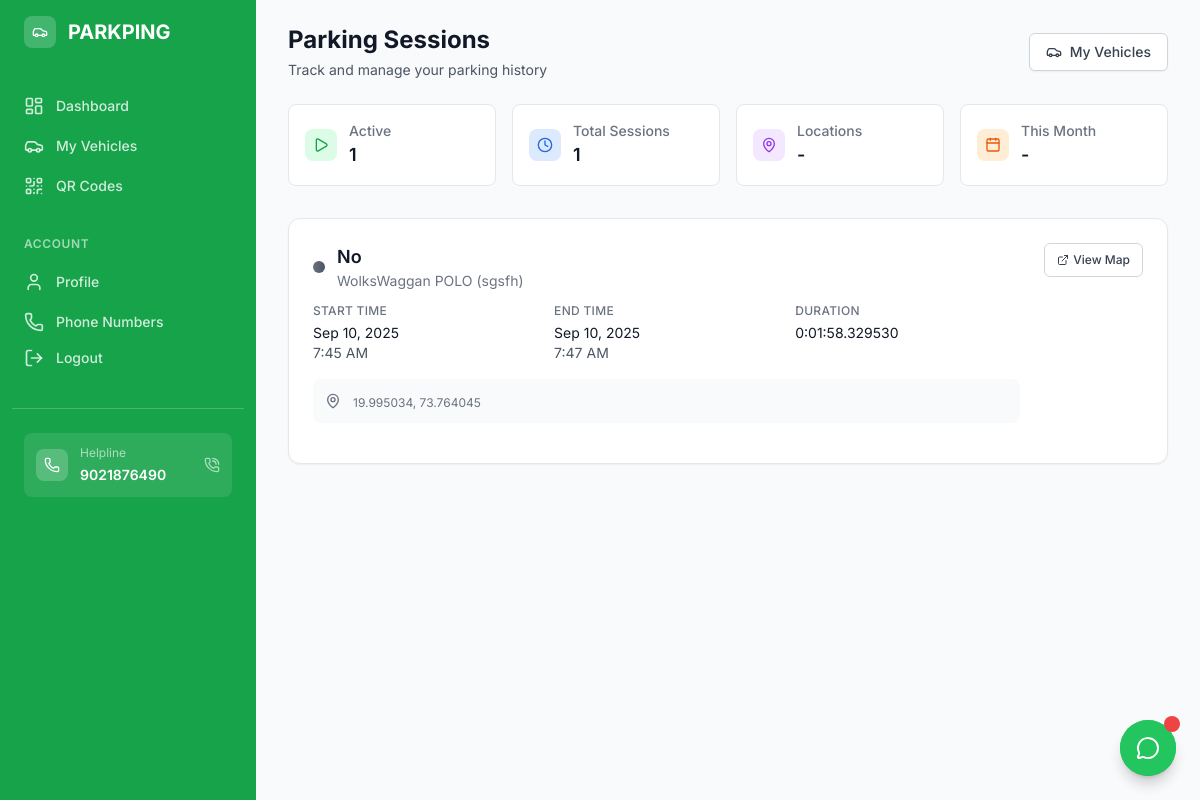
The page /parking/parking-sessions/ (signed in) on the database its author committed.
### parking/models.py (models this page shows, shortened)
class ParkingSession(models.Model):
    STATUS_CHOICES = [
        ('active', 'Active'),
        ('completed', 'Completed'),
        ('cancelled', 'Cancelled'),
    ]
    vehicle = models.ForeignKey(Vehicle, on_delete=models.CASCADE, related_name='parking_sessions')
    start_time = models.DateTimeField(auto_now_add=True)
    end_time = models.DateTimeField(null=True, blank=True)
    status = models.CharField(max_length=20, choices=STATUS_CHOICES, default='active')
    location_name = models.CharField(max_length=200, blank=True)
    location_address = models.TextField(blank=True)
    location_lat = models.DecimalField(max_digits=9, decimal_places=6, null=True, blank=True)
    location_lng = models.DecimalField(max_digits=9, decimal_places=6, null=True, blank=True)
    notes = models.TextField(blank=True)
    class Meta:
        ordering = ['-start_time']
    def duration(self):
        if self.end_time:
            return self.end_time - self.start_time
        return None

class Vehicle(models.Model):
    VEHICLE_TYPES = [
        ('car', 'Car'),
        ('motorcycle', 'Motorcycle'),
        ('truck', 'Truck'),
        ('van', 'Van'),
        ('suv', 'SUV'),
        ('other', 'Other'),
    ]
    user = models.ForeignKey(CustomUser, on_delete=models.CASCADE, related_name='vehicles')
    vehicle_type = models.CharField(max_length=20, choices=VEHICLE_TYPES, default='car')
    make = models.CharField(max_length=100)
    model = models.CharField(max_length=100)
    year = models.PositiveIntegerField()
    color = models.CharField(max_length=50)
    license_plate = models.CharField(max_length=20, unique=True)
    vin = models.CharField(max_length=17, blank=True, help_text="Vehicle Identification Number")
    contact_phone = models.ForeignKey(
        'accounts.UserPhoneNumber',
        on_delete=models.SET_NULL,
        null=True,
        blank=True,
        related_name='vehicle_contacts'
    )
    qr_code = models.ImageField(upload_to='qr_codes/', null=True, blank=True)
    qr_unique_id = models.UUIDField(default=uuid.uuid4, unique=True)
    is_qr_active = models.BooleanField(default=True)
    qr_primary_color = models.CharField(max_length=7, default='#000000', help_text="Primary QR color")
    qr_secondary_color = models.CharField(max_length=7, default='#FFFFFF', help_text="Secondary QR color")
    qr_include_logo = models.BooleanField(default=False, help_text="Include logo in QR code")
    qr_logo_size = models.CharField(max_length=10, default='medium', choices=[('small', 'Small'), ('medium', 'Medium'), ('large', 'Large')])
    qr_size = models.CharField(max_length=10, default='medium', choices=[('small', 'Small (200x200)'), ('medium', 'Medium (300x300)'), ('large', 'Large (400x400)')])
    show_phone = models.BooleanField(default=True)
    show_name = models.BooleanField(default=False)
    show_email = models.BooleanField(default=False)
    show_vehicle_details = models.BooleanField(default=True)
    emergency_contact_number = models.CharField(max_length=17, blank=True, help_text="Emergency contact number to display in QR code")
    show_emergency_contact = models.BooleanField(default=False, help_text="Show emergency contact number in QR code")
    helpline_number = models.CharField(max_length=17, blank=True, help_text="Helpline number to display in QR code")
    show_helpline_number = models.BooleanField(default=False, help_text="Show helpline number in QR code")
    masking_enabled = models.BooleanField(default=False, help_text="Enable number masking for this vehicle's QR code")
    created_at = models.DateTimeField(auto_now_add=True)
    updated_at = models.DateTimeField(auto_now=True)
    class Meta:
        ordering = ['-created_at']

### parking/views.py (the view)
# urls.py: path('parking-sessions/', views.parking_sessions, name='parking_sessions'),
@login_required
def parking_sessions(request):
    sessions = ParkingSession.objects.filter(vehicle__user=request.user).order_by('-start_time')
    context = {
        'sessions': sessions,
    }
    return render(request, 'parking/parking_sessions.html', context)

### templates/parking/parking_sessions.html (shortened to what this page needs)
{% extends 'base.html' %}
{% load static %}
{% block content %}
  <div class="mb-6">
    <div class="flex items-center justify-between">
      <div>
        <h1 class="text-2xl font-bold text-gray-900">Parking Sessions</h1>
        <p class="mt-1 text-sm text-gray-600">Track and manage your parking history</p>
      </div>
      <div class="flex space-x-3">
        <a href="{% url 'parking:vehicle_list' %}" class="inline-flex items-center px-4 py-2 border border-gray-300 shadow-sm text-sm font-medium rounded-md text-gray-700 bg-white hover:bg-gray-50 focus:outline-none focus:ring-2 focus:ring-offset-2 focus:ring-green-500">
          <i data-lucide="car" class="w-4 h-4 mr-2"></i>
          My Vehicles
        </a>
      </div>
    </div>
  </div>
  <div class="grid grid-cols-1 md:grid-cols-4 gap-4 mb-8">
    <div class="bg-white rounded-lg border border-gray-200 p-4">
      <div class="flex items-center">
        <div class="flex-shrink-0">
          <div class="w-8 h-8 bg-green-100 rounded-lg flex items-center justify-center">
            <i data-lucide="play" class="w-4 h-4 text-green-600"></i>
          </div>
        </div>
        <div class="ml-3">
          <p class="text-sm font-medium text-gray-500">Active</p>
          <p class="text-lg font-semibold text-gray-900">{{ sessions|length|add:0 }}</p>
        </div>
      </div>
    </div>
    <div class="bg-white rounded-lg border border-gray-200 p-4">
      <div class="flex items-center">
        <div class="flex-shrink-0">
          <div class="w-8 h-8 bg-blue-100 rounded-lg flex items-center justify-center">
            <i data-lucide="clock" class="w-4 h-4 text-blue-600"></i>
          </div>
        </div>
        <div class="ml-3">
          <p class="text-sm font-medium text-gray-500">Total Sessions</p>
          <p class="text-lg font-semibold text-gray-900">{{ sessions|length }}</p>
        </div>
      </div>
    </div>
    <div class="bg-white rounded-lg border border-gray-200 p-4">
      <div class="flex items-center">
        <div class="flex-shrink-0">
          <div class="w-8 h-8 bg-purple-100 rounded-lg flex items-center justify-center">
            <i data-lucide="map-pin" class="w-4 h-4 text-purple-600"></i>
          </div>
        </div>
        <div class="ml-3">
          <p class="text-sm font-medium text-gray-500">Locations</p>
          <p class="text-lg font-semibold text-gray-900">-</p>
        </div>
      </div>
    </div>
    <div class="bg-white rounded-lg border border-gray-200 p-4">
      <div class="flex items-center">
        <div class="flex-shrink-0">
          <div class="w-8 h-8 bg-orange-100 rounded-lg flex items-center justify-center">
            <i data-lucide="calendar" class="w-4 h-4 text-orange-600"></i>
          </div>
        </div>
        <div class="ml-3">
          <p class="text-sm font-medium text-gray-500">This Month</p>
          <p class="text-lg font-semibold text-gray-900">-</p>
        </div>
      </div>
    </div>
  </div>
  {% if sessions %}
    <div class="space-y-4">
      {% for session in sessions %}
        <div class="session-card bg-white shadow-sm rounded-xl border border-gray-200 overflow-hidden">
          <div class="p-6">
            <div class="flex items-start justify-between">
              <div class="flex-1">
                <div class="flex items-center space-x-3 mb-3">
                  <div class="status-{{ session.status|lower }} w-3 h-3 rounded-full"></div>
                  <div>
                    <h3 class="text-lg font-semibold text-gray-900">
                      {% if session.location_name %}
                        {{ session.location_name }}
                      {% else %}
                        Parking Session
                      {% endif %}
                    </h3>
                    <p class="text-sm text-gray-500">{{ session.vehicle.make }} {{ session.vehicle.model }} ({{ session.vehicle.license_plate }})</p>
                  </div>
                </div>
                <div class="grid grid-cols-1 md:grid-cols-3 gap-4 mb-4">
                  <div>
                    <p class="text-xs font-medium text-gray-500 uppercase tracking-wide">Start Time</p>
                    <p class="text-sm text-gray-900 mt-1">
                      {{ session.start_time|date:"M j, Y" }}<br>
                      <span class="text-gray-600">{{ session.start_time|time:"g:i A" }}</span>
                    </p>
                  </div>
                  {% if session.end_time %}
                    <div>
                      <p class="text-xs font-medium text-gray-500 uppercase tracking-wide">End Time</p>
                      <p class="text-sm text-gray-900 mt-1">
                        {{ session.end_time|date:"M j, Y" }}<br>
                        <span class="text-gray-600">{{ session.end_time|time:"g:i A" }}</span>
                      </p>
                    </div>
                    <div>
                      <p class="text-xs font-medium text-gray-500 uppercase tracking-wide">Duration</p>
                      <p class="text-sm text-gray-900 mt-1">
                        {% if session.duration %}
                          {{ session.duration }}
                        {% else %}
                          -
                        {% endif %}
                      </p>
                    </div>
                  {% endif %}
                </div>
                {% if session.location_address or session.location_lat %}
                  <div class="bg-gray-50 rounded-lg p-3 mb-4">
                    <div class="flex items-start space-x-3">
                      <i data-lucide="map-pin" class="w-4 h-4 text-gray-500 mt-0.5 flex-shrink-0"></i>
                      <div class="flex-1 min-w-0">
                        {% if session.location_lat and session.location_lng %}
                          <p class="text-xs text-gray-500 mt-1">
                            {{ session.location_lat }}, {{ session.location_lng }}
                          </p>
                        {% endif %}
                      </div>
                    </div>
                  </div>
                {% endif %}
              </div>
              <div class="flex flex-col space-y-2 ml-6">
                {% if session.location_lat and session.location_lng %}
                  <a href="https://maps.google.com/maps?q={{ session.location_lat }},{{ session.location_lng }}" target="_blank" class="inline-flex items-center px-3 py-2 border border-gray-300 text-xs font-medium rounded-md text-gray-700 bg-white hover:bg-gray-50 focus:outline-none focus:ring-2 focus:ring-offset-2 focus:ring-green-500">
                    <i data-lucide="external-link" class="w-3 h-3 mr-1"></i>
                    View Map
                  </a>
                {% endif %}
              </div>
            </div>
          </div>
        </div>
      {% endfor %}
    </div>
  {% endif %}
{% endblock %}

### templates/base.html (style rules this page uses)
body { font-family: 'Inter', sans-serif; }

### templates/parking/parking_sessions.html (style rules this page uses)
.session-card { transition: all 0.2s ease; }
.status-completed { background: linear-gradient(90deg, #6b7280, #4b5563); }

### rows shown on the page
ParkingSession: location_name "No", vehicle.make "WolksWaggan", vehicle.model "POLO", vehicle.license_plate "sgsfh", start_time "Sep 10, 2025", start_time "7:45 AM", end_time "Sep 10, 2025", end_time "7:47 AM", duration "0:01:58.329530", location_lat "19.995034", location_lng "73.764045"

### other values the page prints
{{ sessions|length|add:0 }} "1"
{{ sessions|length }} "1"
